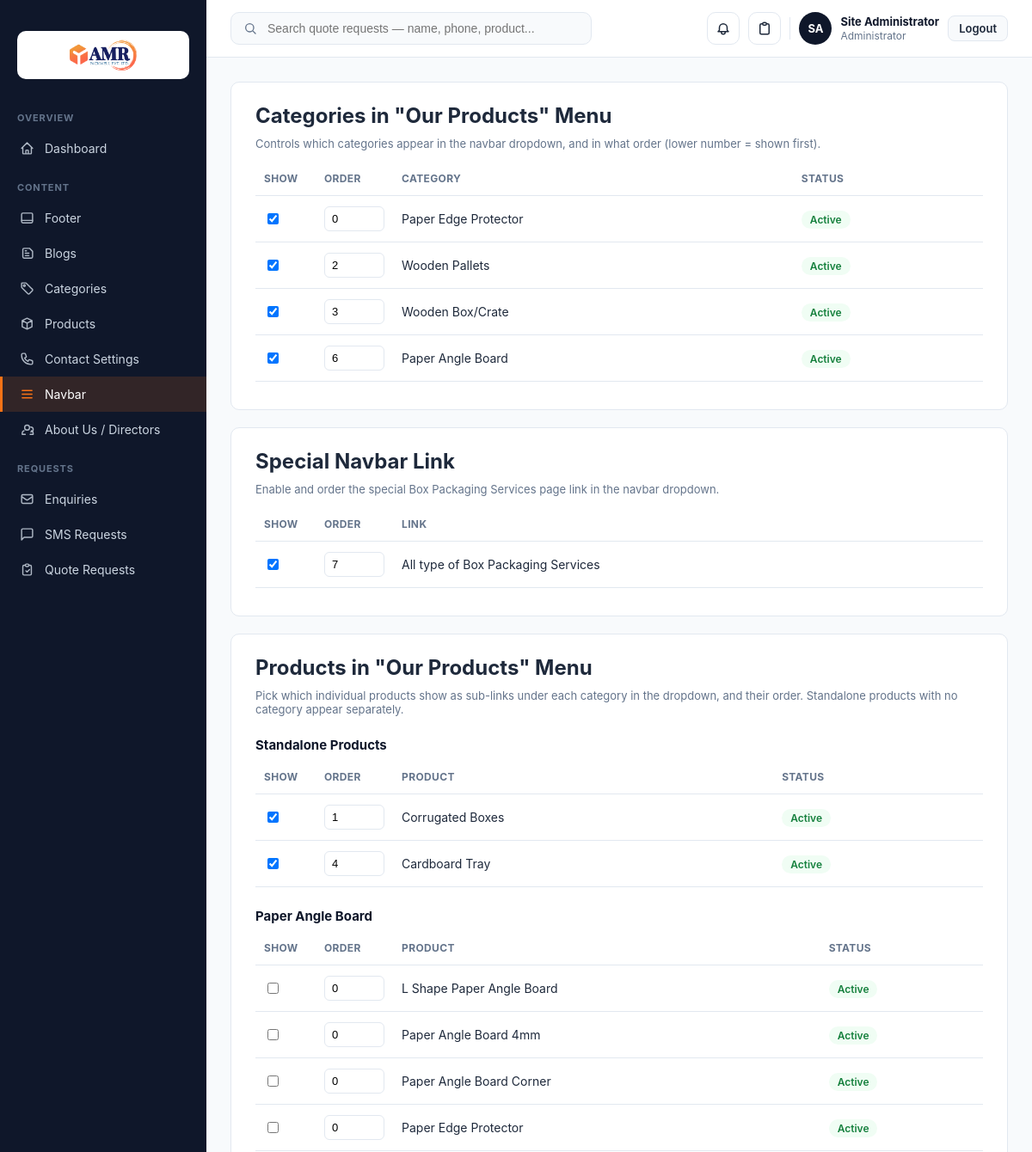
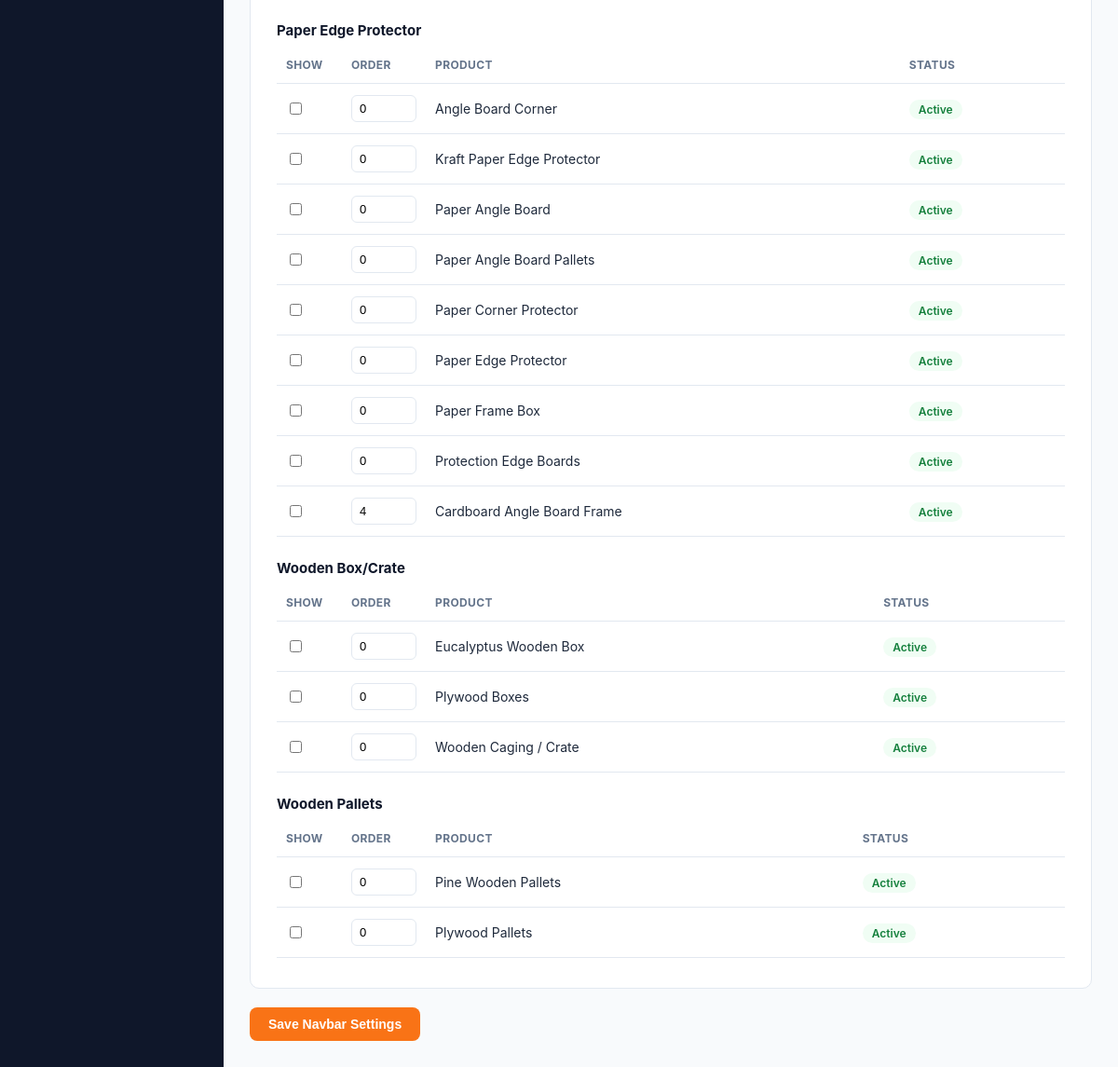
/php-admin/admin/navbar.php (signed in), run on the app's committed database (2 pictures, top to bottom).
### tables this page shows
CREATE TABLE `categories` (
  `id` int(10) UNSIGNED NOT NULL,
  `name` varchar(150) NOT NULL,
  `slug` varchar(150) NOT NULL,
  `canonical` varchar(255) DEFAULT NULL,
  `description` varchar(500) DEFAULT NULL,
  `image` varchar(255) DEFAULT NULL,
  `status` enum('active','inactive') NOT NULL DEFAULT 'active',
  `show_in_navbar` tinyint(1) NOT NULL DEFAULT 1,
  `sort_order` int(11) NOT NULL DEFAULT 0,
  `nav_sort_order` int(11) NOT NULL DEFAULT 0,
  `created_at` timestamp NOT NULL DEFAULT current_timestamp(),
  `updated_at` timestamp NOT NULL DEFAULT current_timestamp() ON UPDATE current_timestamp()
);

CREATE TABLE `products` (
  `id` int(10) UNSIGNED NOT NULL,
  `name` varchar(255) NOT NULL,
  `slug` varchar(255) NOT NULL,
  `canonical` varchar(255) DEFAULT NULL,
  `category` varchar(150) NOT NULL,
  `short_description` varchar(500) DEFAULT NULL,
  `description` longtext DEFAULT NULL,
  `featured_image` varchar(255) DEFAULT NULL,
  `price` varchar(255) NOT NULL DEFAULT '',
  `tags` varchar(255) DEFAULT NULL,
  `specifications` text DEFAULT NULL,
  `meta_title` varchar(255) DEFAULT NULL,
  `meta_description` varchar(300) DEFAULT NULL,
  `meta_keywords` varchar(255) DEFAULT NULL,
  `status` enum('active','inactive') NOT NULL DEFAULT 'active',
  `show_in_navbar` tinyint(1) NOT NULL DEFAULT 0,
  `sort_order` int(11) NOT NULL DEFAULT 0,
  `nav_sort_order` int(11) NOT NULL DEFAULT 0,
  `created_at` timestamp NOT NULL DEFAULT current_timestamp(),
  `updated_at` timestamp NOT NULL DEFAULT current_timestamp() ON UPDATE current_timestamp()
);

### php-admin/config/db.php (called while the page is built, shortened)
<?php
function db(): PDO
{
    static $pdo = null;
    if ($pdo === null) {
        $dsn = 'mysql:host=' . DB_HOST . ';dbname=' . DB_NAME . ';charset=' . DB_CHARSET;
        try {
            $pdo = new PDO($dsn, DB_USER, DB_PASS, [
                PDO::ATTR_ERRMODE            => PDO::ERRMODE_EXCEPTION,
                PDO::ATTR_DEFAULT_FETCH_MODE => PDO::FETCH_ASSOC,
                PDO::ATTR_EMULATE_PREPARES   => false,
            ]);
        } catch (PDOException $e) {
            error_log('DB connection failed: ' . $e->getMessage());
            http_response_code(500);
            die('Something went wrong. Please try again later.');
        }
    }
    return $pdo;
}

### php-admin/includes/auth.php (called while the page is built, shortened)
<?php
function e(?string $value): string
{
    return htmlspecialchars($value ?? '', ENT_QUOTES, 'UTF-8');
}

### php-admin/admin/navbar.php (the view, shortened to what this page needs)
<?php
require_once __DIR__ . '/../includes/auth.php';
require_once __DIR__ . '/../config/db.php';
$categories = db()->query('SELECT id, name, status, show_in_navbar, nav_sort_order
                            FROM categories ORDER BY nav_sort_order ASC, name ASC')->fetchAll();
$productsFlat = db()->query('SELECT id, name, category, status, show_in_navbar, nav_sort_order
                              FROM products ORDER BY category ASC, nav_sort_order ASC, name ASC')->fetchAll();
$boxPackagingConfig = ['show' => 0, 'order' => 999];
$columnCheck = db()->prepare("SELECT COUNT(*) FROM information_schema.COLUMNS WHERE TABLE_SCHEMA = DATABASE() AND TABLE_NAME = 'footer_settings' AND COLUMN_NAME IN ('show_box_packaging_link','box_packaging_nav_order')");
$columnCheck->execute();
if ((int)$columnCheck->fetchColumn() === 2) {
    $footerSettings = db()->query('SELECT show_box_packaging_link, box_packaging_nav_order FROM footer_settings WHERE id = 1')->fetch();
    if ($footerSettings) {
        $boxPackagingConfig['show'] = (int)$footerSettings['show_box_packaging_link'];
        $boxPackagingConfig['order'] = (int)$footerSettings['box_packaging_nav_order'];
    }
}
$productsByCategory = [];
foreach ($productsFlat as $p) {
    $productsByCategory[$p['category']][] = $p;
}
require __DIR__ . '/../includes/layout-top.php';
?>
    <form method="post">
        <div class="card">
            <div class="list-toolbar">
                <h2 style="margin:0;">Categories in "Our Products" Menu</h2>
            </div>
            <p style="color:var(--muted); font-size:13px; margin-top:-8px;">
                Controls which categories appear in the navbar dropdown, and in what order (lower number = shown first).
            </p>
            <table class="data-table nav-manage-table">
                <thead>
                    <tr>
                        <th style="width:70px;">Show</th>
                        <th style="width:90px;">Order</th>
                        <th>Category</th>
                        <th>Status</th>
                    </tr>
                </thead>
                <tbody>
                    <?php foreach ($categories as $c): ?>
                        <tr>
                            <td>
                                <input type="checkbox" name="cat_show[<?= (int)$c['id'] ?>]" value="1"
                                       <?= $c['show_in_navbar'] ? 'checked' : '' ?>>
                            </td>
                            <td>
                                <input type="number" name="cat_order[<?= (int)$c['id'] ?>]"
                                       value="<?= (int)$c['nav_sort_order'] ?>" class="nav-order-input">
                            </td>
                            <td><?= e($c['name']) ?></td>
                            <td>
                                <span class="badge <?= $c['status'] === 'active' ? 'badge-green' : 'badge-gray' ?>">
                                    <?= e(ucfirst($c['status'])) ?>
                                </span>
                            </td>
                        </tr>
                    <?php endforeach; ?>
                </tbody>
            </table>
        </div>
        <div class="card">
            <div class="list-toolbar">
                <h2 style="margin:0;">Special Navbar Link</h2>
            </div>
            <p style="color:var(--muted); font-size:13px; margin-top:-8px;">
                Enable and order the special Box Packaging Services page link in the navbar dropdown.
            </p>
            <table class="data-table nav-manage-table">
                <thead>
                    <tr>
                        <th style="width:70px;">Show</th>
                        <th style="width:90px;">Order</th>
                        <th>Link</th>
                    </tr>
                </thead>
                <tbody>
                    <tr>
                        <td>
                            <input type="checkbox" name="box_packaging_show" value="1"
                                   <?= $boxPackagingConfig['show'] ? 'checked' : '' ?>>
                        </td>
                        <td>
                            <input type="number" name="box_packaging_order"
                                   value="<?= (int)$boxPackagingConfig['order'] ?>" class="nav-order-input">
                        </td>
                        <td>All type of Box Packaging Services</td>
                    </tr>
                </tbody>
            </table>
        </div>
        <div class="card">
            <div class="list-toolbar">
                <h2 style="margin:0;">Products in "Our Products" Menu</h2>
            </div>
            <p style="color:var(--muted); font-size:13px; margin-top:-8px;">
                Pick which individual products show as sub-links under each category in the dropdown, and their order. Standalone products with no category appear separately.
            </p>
            <?php
                $uncategorizedProducts = $productsByCategory[''] ?? [];
                if (isset($productsByCategory[''])) {
                    unset($productsByCategory['']);
                }
            ?>
            <?php if (!empty($uncategorizedProducts)): ?>
                <h3 class="nav-group-heading">Standalone Products</h3>
                <table class="data-table nav-manage-table">
                    <thead>
                        <tr>
                            <th style="width:70px;">Show</th>
                            <th style="width:90px;">Order</th>
                            <th>Product</th>
                            <th>Status</th>
                        </tr>
                    </thead>
                    <tbody>
                        <?php foreach ($uncategorizedProducts as $p): ?>
                            <tr>
                                <td>
                                    <input type="checkbox" name="prod_show[<?= (int)$p['id'] ?>]" value="1"
                                           <?= $p['show_in_navbar'] ? 'checked' : '' ?>>
                                </td>
                                <td>
                                    <input type="number" name="prod_order[<?= (int)$p['id'] ?>]"
                                           value="<?= (int)$p['nav_sort_order'] ?>" class="nav-order-input">
                                </td>
                                <td><?= e($p['name']) ?></td>
                                <td>
                                    <span class="badge <?= $p['status'] === 'active' ? 'badge-green' : 'badge-gray' ?>">
                                        <?= e(ucfirst($p['status'])) ?>
                                    </span>
                                </td>
                            </tr>
                        <?php endforeach; ?>
                    </tbody>
                </table>
            <?php endif; ?>
            <?php foreach ($productsByCategory as $catName => $prods): ?>
                <h3 class="nav-group-heading"><?= e($catName) ?></h3>
                <table class="data-table nav-manage-table">
                    <thead>
                        <tr>
                            <th style="width:70px;">Show</th>
                            <th style="width:90px;">Order</th>
                            <th>Product</th>
                            <th>Status</th>
                        </tr>
                    </thead>
                    <tbody>
                        <?php foreach ($prods as $p): ?>
                            <tr>
                                <td>
                                    <input type="checkbox" name="prod_show[<?= (int)$p['id'] ?>]" value="1"
                                           <?= $p['show_in_navbar'] ? 'checked' : '' ?>>
                                </td>
                                <td>
                                    <input type="number" name="prod_order[<?= (int)$p['id'] ?>]"
                                           value="<?= (int)$p['nav_sort_order'] ?>" class="nav-order-input">
                                </td>
                                <td><?= e($p['name']) ?></td>
                                <td>
                                    <span class="badge <?= $p['status'] === 'active' ? 'badge-green' : 'badge-gray' ?>">
                                        <?= e(ucfirst($p['status'])) ?>
                                    </span>
                                </td>
                            </tr>
                        <?php endforeach; ?>
                    </tbody>
                </table>
            <?php endforeach; ?>
        </div>
        <button type="submit" class="btn btn-primary">Save Navbar Settings</button>
    </form>
<?php require __DIR__ . '/../includes/layout-bottom.php'; ?>

### php-admin/assets/css/admin.css (style rules this page uses)
:root { --primary: #f97316; --primary-dark: #ea580c; --dark: #0f172a; --border: #e2e8f0; --text: #1e293b; --muted: #64748b; --bg: #f8fafc; }
* { box-sizing: border-box; }
body { margin: 0; font-family: -apple-system, BlinkMacSystemFont, "Segoe UI", Roboto, sans-serif; background: var(--bg); color: var(--text); }
.card { background: #fff; border: 1px solid var(--border); border-radius: 10px; padding: 24px 28px; margin-bottom: 20px; }
.btn { display: inline-block; padding: 10px 20px; border-radius: 8px; font-size: 14px; font-weight: 600; text-decoration: none; border: none; cursor: pointer; }
.btn-primary { background: var(--primary); color: #fff; }
.list-toolbar { display: flex; align-items: center; justify-content: space-between; margin-bottom: 18px; }
.data-table { width: 100%; border-collapse: collapse; font-size: 14px; }
.data-table th, .data-table td { text-align: left; padding: 12px 10px; border-bottom: 1px solid var(--border); }
.data-table th { color: var(--muted); font-size: 12px; text-transform: uppercase; letter-spacing: 0.03em; }
.badge { padding: 3px 10px; border-radius: 999px; font-size: 12px; font-weight: 600; }
.badge-green { background: #f0fdf4; color: #15803d; }
.nav-group-heading { margin: 24px 0 8px; font-size: 15px; color: var(--dark); }
.nav-manage-table { margin-bottom: 8px; }
.nav-order-input { width: 70px; padding: 6px 8px; border: 1px solid var(--border); border-radius: 6px; font-size: 13px; }

### data on the page
categories: show_in_navbar "☑", nav_sort_order "0", name "Paper Edge Protector", status "Active"
categories: show_in_navbar "☑", nav_sort_order "2", name "Wooden Pallets", status "Active"
categories: show_in_navbar "☑", nav_sort_order "3", name "Wooden Box/Crate", status "Active"
categories: show_in_navbar "☑", id+nav_sort_order "6", name "Paper Angle Board", status "Active"
products: show_in_navbar "☑", nav_sort_order "1", name "Corrugated Boxes", status "Active"
products: show_in_navbar "☑", nav_sort_order "4", name "Cardboard Tray", status "Active"
products: nav_sort_order "0", name "L Shape Paper Angle Board", status "Active"
products: nav_sort_order "0", name "Paper Angle Board 4mm", status "Active"
products: nav_sort_order "0", name "Paper Angle Board Corner", status "Active"
products: nav_sort_order "0", name "Paper Edge Protector", status "Active"
products: nav_sort_order "0", name "Angle Board Corner", status "Active"
products: nav_sort_order "0", name "Kraft Paper Edge Protector", status "Active"
products: nav_sort_order "0", name "Paper Angle Board", status "Active"
products: nav_sort_order "0", name "Paper Angle Board Pallets", status "Active"
products: nav_sort_order "0", name "Paper Corner Protector", status "Active"
products: nav_sort_order "0", name "Paper Edge Protector", status "Active"
products: nav_sort_order "0", name "Paper Frame Box", status "Active"
products: nav_sort_order "0", name "Protection Edge Boards", status "Active"
products: nav_sort_order "4", name "Cardboard Angle Board Frame", status "Active"
products: nav_sort_order "0", name "Eucalyptus Wooden Box", status "Active"
products: nav_sort_order "0", name "Plywood Boxes", status "Active"
products: nav_sort_order "0", name "Wooden Caging / Crate", status "Active"
products: nav_sort_order "0", name "Pine Wooden Pallets", status "Active"
products: nav_sort_order "0", name "Plywood Pallets", status "Active"

### other printed values
$adminInitials "SA"
$_SESSION['admin_name'] "Site Administrator"
$catName "Paper Angle Board"
$catName "Paper Edge Protector"
$catName "Wooden Box/Crate"
$catName "Wooden Pallets"
